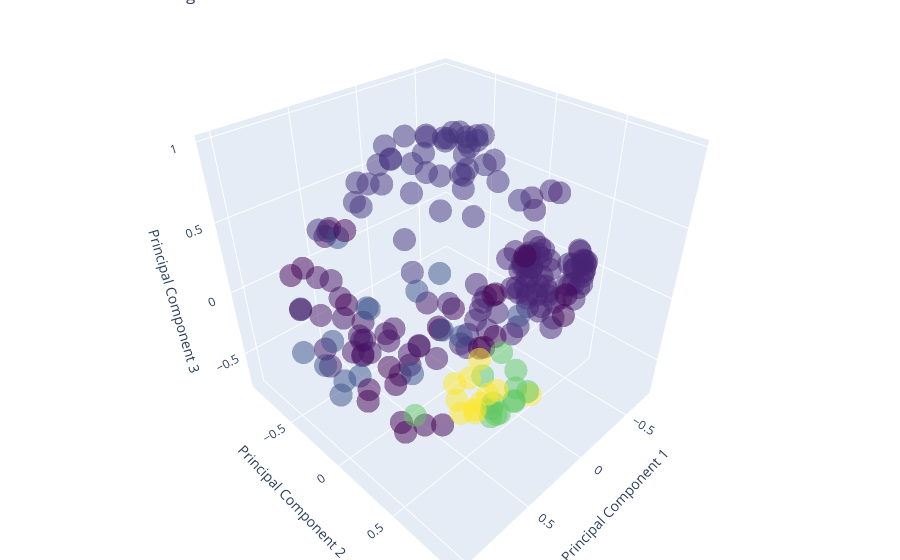

The notebook cell this image was saved under:
### Code cell
interactive_visualization(x, labels)

### Figure 1 — Plotly figure (JSON) as saved in the notebook; plotly's stock layout.template omitted (floating-point values rounded to 4 significant figures; data arrays with more than 128 entries replaced by an {"elided": "..."} marker saying what was removed)
{"data": [{"marker": {"color": {"elided": "213 int values"}, "colorscale": [[0, "#440154"], [0.1111, "#482878"], [0.2222, "#3e4989"], [0.3333, "#31688e"], [0.4444, "#26828e"], [0.5556, "#1f9e89"], [0.6667, "#35b779"], [0.7778, "#6ece58"], [0.8889, "#b5de2b"], [1, "#fde725"]], "opacity": 0.5}, "mode": "markers", "text": "Cluster Labels", "type": "scatter3d", "x": {"elided": "213 float values"}, "y": {"elided": "213 float values"}, "z": {"elided": "213 float values"}}], "layout": {"margin": {"b": 0, "l": 0, "r": 0, "t": 0}, "scene": {"xaxis": {"title": {"text": "Principal Component 1"}}, "yaxis": {"title": {"text": "Principal Component 2"}}, "zaxis": {"title": {"text": "Principal Component 3"}}}, "title": {"text": "DBSCAN Clustering 3D Visualization"}}}
